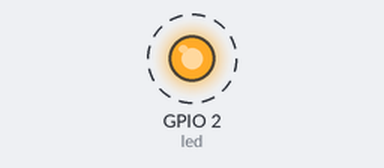
The sketch below on a simulated ESP32. On the bench: output pins drawn as LEDs (lit = HIGH). Dashed ring = blinking. WiFi joins after 1.5 s; servers stay silent unless stated; what the sketch prints to the serial monitor is not drawn.

Above: at 2.0 s.
Timing chart, 0 to 6.1 s (numbered marks = the images above):
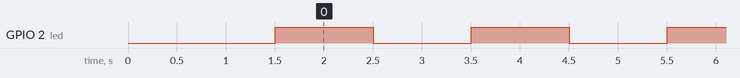

The sketch:

OTA_Global.ino
```cpp
#include <WiFi.h>
#include <WiFiClient.h>
#include <WebServer.h>
#include <ESPmDNS.h>
#include <Update.h>

const char* host = "esp32";
const char* ssid = "wifi name";
const char* password = "your wifi password";


//variabls to blink without delay:
const int led = 2;
unsigned long previousMillis = 0;        // will store last time LED was updated
const long interval = 1000;           // interval at which to blink (milliseconds)
int ledState = LOW;             // ledState used to set the LED

WebServer server(8080);

/*
 * Login page
 */

const char* loginIndex =
 "<form name='loginForm'>"
    "<table width='20%' bgcolor='A09F9F' align='center'>"
        "<tr>"
            "<td colspan=2>"
                "<center><font size=4><b>ESP32 Login Page </b></font></center>"
                "<br>"
            "</td>"
            "<br>"
            "<br>"
        "</tr>"
        "<td>Username:</td>"
        "<td><input type='text' size=25 name='userid'><br></td>"
        "</tr>"
        "<br>"
        "<br>"
        "<tr>"
            "<td>Password:</td>"
            "<td><input type='Password' size=25 name='pwd'><br></td>"
            "<br>"
            "<br>"
        "</tr>"
        "<tr>"
            "<td><input type='submit' onclick='check(this.form)' value='Login'></td>"
        "</tr>"
    "</table>"
"</form>"
"<script>"
    "function check(form)"
    "{"
    "if(form.userid.value=='admin' && form.pwd.value=='admin')"
    "{"
    "window.open('/serverIndex')"
    "}"
    "else"
    "{"
    " alert('Error Password or Username')/*displays error message*/"
    "}"
    "}"
"</script>";

/*
 * Server Index Page
 */

const char* serverIndex =
"<script src='https://ajax.googleapis.com/ajax/libs/jquery/3.2.1/jquery.min.js'></script>"
"<form method='POST' action='#' enctype='multipart/form-data' id='upload_form'>"
   "<input type='file' name='updatett'>"
        "<input type='submit' value='Update'>"

        "<input type='button' value='Fetch File' onClick='Rizwan(); Khann()'>"

    "</form>"
 "<div id='prg'>progress: 0%</div>"
 "<script>"

 "  function Rizwan(){"
      "alert('GGG6666');"
  "};"
  "function Khann(){"
  "alert('ffff');"
      "var formData = new FormData(); "
"URL = 'C:/Users/Asadullah Noor/Desktop/00012345/00012345.ino.esp32.bin'; "
"var x;"

"var request = new XMLHttpRequest();"
"request.responseType = 'blob';"
"request.onload = function() {"
 " formData.append('update', request.response);"
  "formData.append('author','user');"
  "formData.append('description','image');"
  "x = new XMLHttpRequest();"
  "x.open('POST','/update',true);"
  "x.setRequestHeader('Content-type', 'multipart/form-data');"
  "x.setRequestHeader('Content-Length', formData.length);"
  "x.send(formData);"
"};"
"request.open('GET', URL);"
"request.send();"

  "};"
"</script>";

/*
 * setup function
 */
void setup(void) {
  pinMode(led, OUTPUT);

  Serial.begin(115200);

  // Connect to WiFi network
  WiFi.begin(ssid, password);
  Serial.println("");

  // Wait for connection
  while (WiFi.status() != WL_CONNECTED) {
    delay(500);
    Serial.print(".");
  }
  Serial.println("");
  Serial.print("Connected to ");
  Serial.println(ssid);
  Serial.print("IP address: ");
  Serial.println(WiFi.localIP());

  /*use mdns for host name resolution*/
  if (!MDNS.begin(host)) { //http://esp32.local
    Serial.println("Error setting up MDNS responder!");
    while (1) {
      delay(1000);
    }
  }
  Serial.println("mDNS responder started");
  /*return index page which is stored in serverIndex */
  server.on("/", HTTP_GET, []() {
    server.sendHeader("Connection", "close");
    server.send(200, "text/html", loginIndex);
  });
  server.on("/serverIndex", HTTP_GET, []() {
    server.sendHeader("Connection", "close");
    server.send(200, "text/html", serverIndex);
  });
  /*handling uploading firmware file */
  server.on("/update", HTTP_POST, []() {
    server.sendHeader("Connection", "close");
    server.send(200, "text/plain", (Update.hasError()) ? "FAIL" : "OK");
    ESP.restart();
  }, []() {
    HTTPUpload& upload = server.upload();
    if (upload.status == UPLOAD_FILE_START) {
      Serial.printf("Update: %s\n", upload.filename.c_str());
      if (!Update.begin(UPDATE_SIZE_UNKNOWN)) { //start with max available size
        Update.printError(Serial);
      }
    } else if (upload.status == UPLOAD_FILE_WRITE) {
      /* flashing firmware to ESP*/
      if (Update.write(upload.buf, upload.currentSize) != upload.currentSize) {
        Update.printError(Serial);
      }
    } else if (upload.status == UPLOAD_FILE_END) {
      if (Update.end(true)) { //true to set the size to the current progress
        Serial.printf("Update Success: %u\nRebooting...\n", upload.totalSize);
      } else {
        Update.printError(Serial);
      }
    }
  });
  server.begin();
}

void loop(void) {
  server.handleClient();
  delay(1);

  //loop to blink without delay
  unsigned long currentMillis = millis();

  if (currentMillis - previousMillis >= interval) {
    // save the last time you blinked the LED
    previousMillis = currentMillis;

    // if the LED is off turn it on and vice-versa:
    ledState = not(ledState);

    // set the LED with the ledState of the variable:
    digitalWrite(led, ledState);
  }
}
```

Measured:
- by itself, GPIO 2 (led): alternates HIGH for 1.0 s and LOW for 1.0 s
